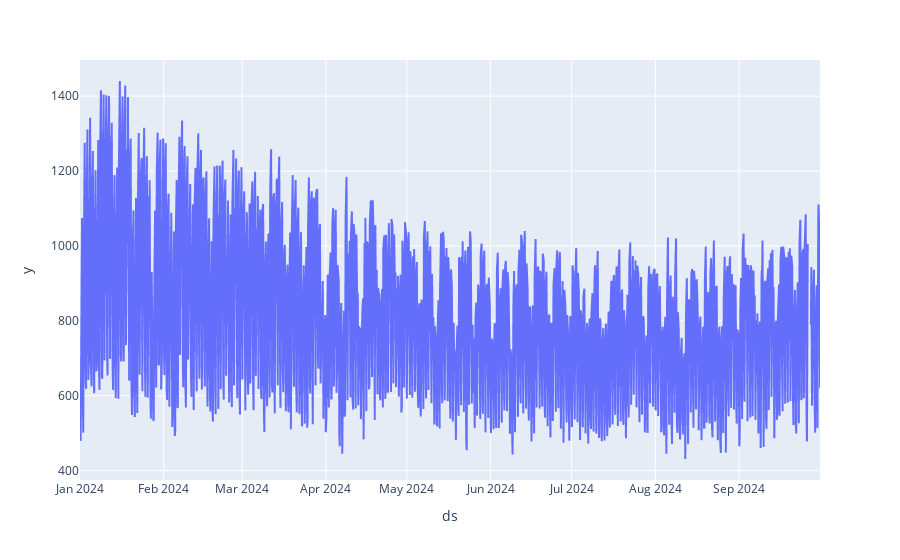

The notebook cell this image was saved under:
### Code cell
fig = px.line(df, x=df["ds"], y=df["y"])
fig.show()

### Figure 1 — Plotly figure (JSON) as saved in the notebook; plotly's stock layout.template omitted (floating-point values rounded to 4 significant figures; data arrays with more than 128 entries replaced by an {"elided": "..."} marker saying what was removed)
{"data": [{"hovertemplate": "ds=%{x}<br>y=%{y}<extra></extra>", "legendgroup": "", "line": {"color": "#636efa", "dash": "solid"}, "marker": {"symbol": "circle"}, "mode": "lines", "name": "<b style=\"color:sandybrown\">[R]</b>  <i style=\"color:#fc9944\">~7h</i>", "showlegend": false, "type": "scattergl", "uid": "41b3b6eb-ef69-4593-94d2-7f449dbf5bb1", "x": {"elided": "1001 str values"}, "xaxis": "x", "y": {"elided": "1001 float values"}, "yaxis": "y"}], "layout": {"legend": {"tracegroupgap": 0}, "margin": {"t": 60}, "xaxis": {"anchor": "y", "domain": [0, 1], "title": {"text": "ds"}}, "yaxis": {"anchor": "x", "domain": [0, 1], "title": {"text": "y"}}}}
